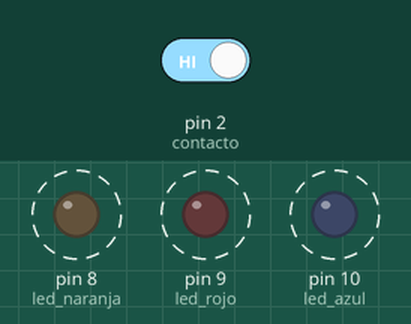
Recording of a sketch running on a simulated Arduino Uno, built with avr-gcc and run on an emulated ATmega328P. Shown: output pins drawn as LEDs (lit = HIGH). Dashed ring = blinking. The inputs (shaded band) are chosen by the test bench; at power-on: pin 2 (contacto) HIGH.

Above: at 6.86 s.
6.9 s: pin 2 (contacto) driven LOW
At 9.8 s:
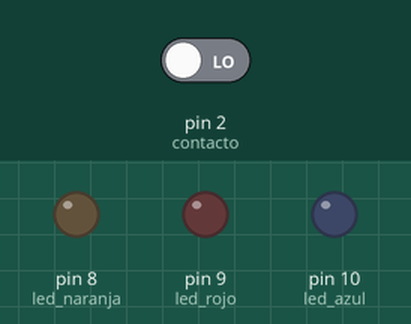
10.8 s: pin 2 (contacto) driven HIGH
At 10.96 s:
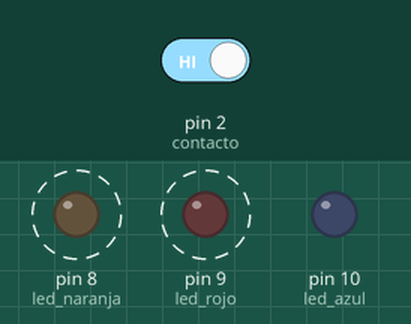
Timing chart, 0 to 20.7 s (numbered marks = the images above; inputs shaded):
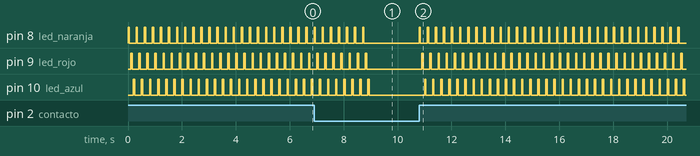

Measured:
- after the input at 6.9 s, pin 8 (led_naranja): goes on until 8.8 s, then stays LOW; pin 9 (led_rojo): goes on until 8.9 s, then stays LOW; pin 10 (led_azul): goes on until 9.0 s, then stays LOW
- after the input at 10.8 s, pin 8 (led_naranja): alternates HIGH for 0.05 s and LOW for 0.25 s, starting at once; pin 9 (led_rojo): alternates HIGH for 0.05 s and LOW for 0.25 s, starting after 0.10 s; pin 10 (led_azul): alternates HIGH for 0.05 s and LOW for 0.25 s, starting after 0.20 s
- by itself, pin 8 (led_naranja), pin 9 (led_rojo), pin 10 (led_azul): alternates HIGH for 0.05 s and LOW for 0.25 s

The sketch:

alarma_para_puerta.ino
```cpp
//--------------------------------------------------
//Declara puertos de entradas y salidas y variables
//--------------------------------------------------
int contacto = 2; //Pin asignado al reed switch
const int led_naranja = 8;
const int led_rojo = 9;
const int led_azul = 10;
//------------------------------------
//Funcion principal
//------------------------------------
void setup() // Se ejecuta cada vez que el Arduino se inicia
{
 pinMode(contacto,INPUT); //El reed switch como una entrada
 pinMode(led_naranja, OUTPUT); //El LED como una salida
 pinMode(led_rojo, OUTPUT); //El LED como una salida
 pinMode(led_azul, OUTPUT); //El LED como una salida
}
//------------------------------------
//Funcion ciclicla
//------------------------------------
void loop() // Esta funcion se mantiene ejecutando
{
 // Si el iman se acerca al reed switch
 if (digitalRead(contacto)==LOW){
 //Mantiene apagados los leds
  digitalWrite(led_naranja,LOW);
  digitalWrite(led_rojo,LOW);
  digitalWrite(led_azul,LOW);
 // Si el iman esta lejos del reed switch
 }else{
 //Alarma encendida
  for(int a=0; a<10; a++){
 digitalWrite(led_naranja,HIGH); //Prende el LED
 delay(50); //Tiempo
 digitalWrite(led_naranja,LOW); //Apaga el LED
 delay(50); //Tiempo
 digitalWrite(led_rojo,HIGH); //Prende el LED
 delay(50); //Tiempo
 digitalWrite(led_rojo,LOW); //Apaga el LED
 delay(50); //Tiempo
 digitalWrite(led_azul,HIGH); //Prende el LED
 delay(50); //Tiempo
 digitalWrite(led_azul,LOW); //Apaga el LED
 delay(50); //Tiempo*/
 }

 }
 }
//Fin del programa
```
